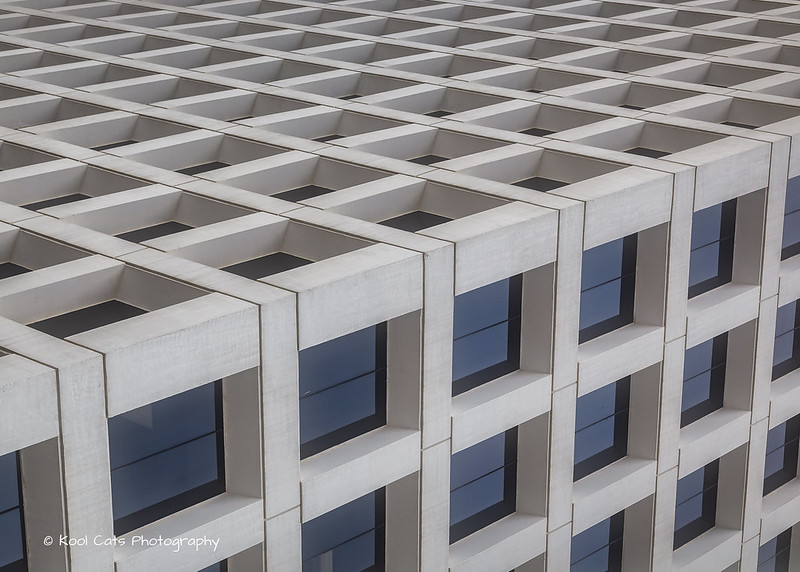
#> input picture images/building-windows.jpg, 800 x 572 px
$ python matplotlib_with_cv2.py
#> lines starting #> are read from the running program, lines starting #| are printed output that depends on the picture; after the words box and inside, x2 and y2 are one past the last pixel; in counts of white or black regions, pixels touching at a corner belong together
import cv2
import numpy as np
import matplotlib.pyplot as plt


# [7 lines of commented-out code are left out]

img = cv2.imread('./images/building-windows.jpg',0)
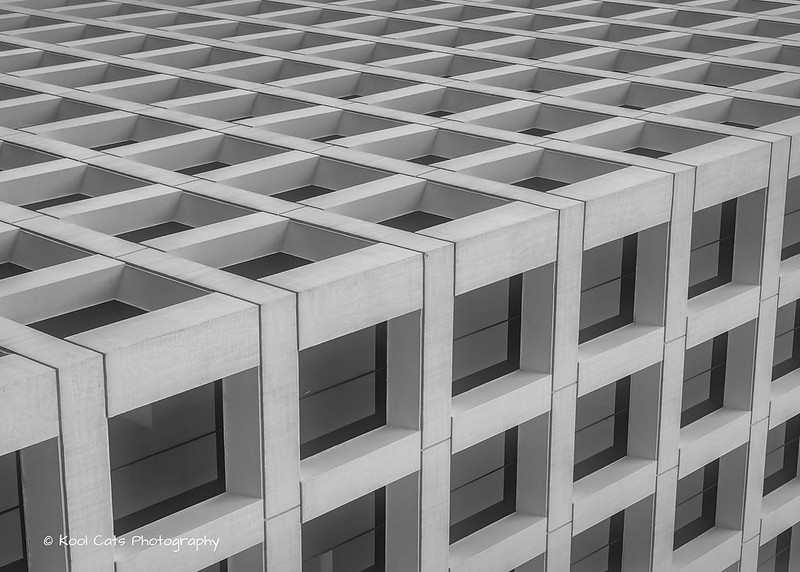
#> img: shape (572, 800); min 4, max 255, mean 139.5

_, th1 = cv2.threshold(img,150,255,cv2.THRESH_BINARY)
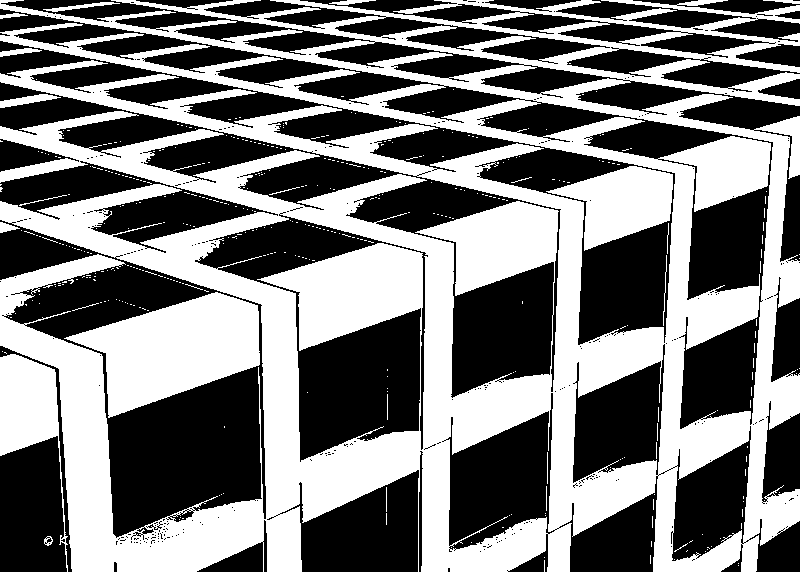
#> th1: shape (572, 800); 47.9% white; 417 white regions (395 under 20 px), largest, box (x1, y1, x2, y2) and area: (0, 0, 800, 572) 191699, (64, 292, 260, 418) 13693, (546, 166, 673, 251) 5935
_, th2 = cv2.threshold(img,150,255,cv2.THRESH_BINARY_INV) # inverse of threshold
_, th3 = cv2.threshold(img,180,255,cv2.THRESH_TRUNC) # if any pixels exceed a certain threshold is set to the maximum value, while pixel values below the threshold remain unchanged
_, th4 = cv2.threshold(img,180,255,cv2.THRESH_TOZERO) # if any pixel below the threshold is converted to Zero
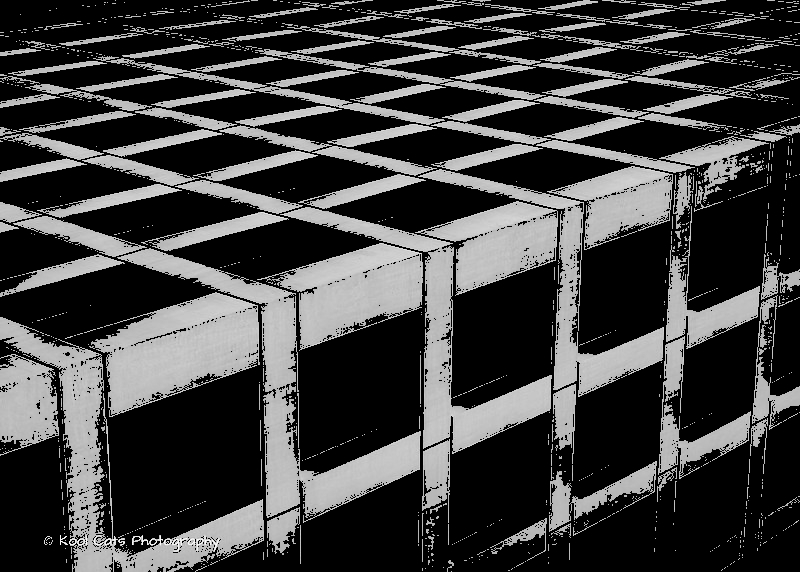
#> th4: shape (572, 800); min 0, max 255, mean 64.3
_, th5 = cv2.threshold(img,180,255,cv2.THRESH_TOZERO_INV) # inverse of Thresh Zero
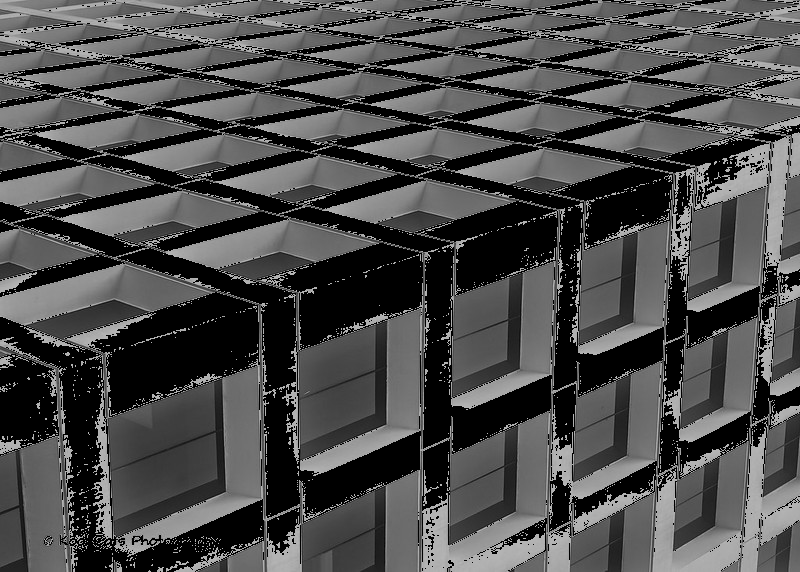
#> th5: shape (572, 800); min 0, max 180, mean 75.2

titles = ['Original Img','Binary','Binary_Inv','Thresh_Trunc','Thresh_ToZero','Thresh_ToZero_Inv']
images = [img,th1,th2,th3,th4,th5]
for i in range(6):
    plt.subplot(2,3,i+1),plt.imshow(images[i],cmap='gray')
    plt.title(titles[i])
    plt.xticks([]),plt.yticks([])
plt.show()
cv2.waitKey(0)
cv2.destroyAllWindows()

$ run again, with images/messi.jpg copied over images/building-windows.jpg
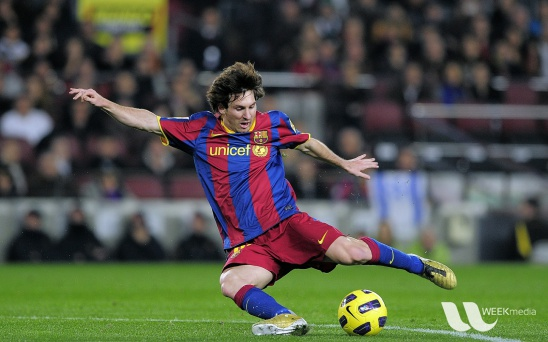
#> input picture images/messi.jpg, 548 x 342 px
#> `_, th1 = cv2.threshold(img,150,255,cv2.THRESH_BINARY)`:
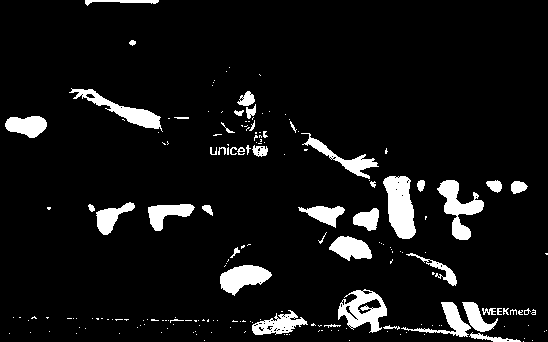
#> th1: shape (342, 548); 7.6% white; 192 white regions (143 under 20 px), largest, box (x1, y1, x2, y2) and area: (383, 176, 416, 239) 1432, (437, 180, 484, 240) 1153, (338, 289, 387, 333) 1125
#> `_, th5 = cv2.threshold(img,180,255,cv2.THRESH_TOZERO_INV)`:
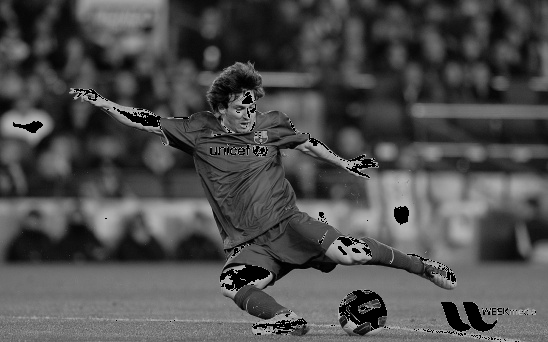
#> th5: shape (342, 548); min 0, max 180, mean 77.8

$ run again, with images/New_Zealand_Boat.jpg copied over images/building-windows.jpg
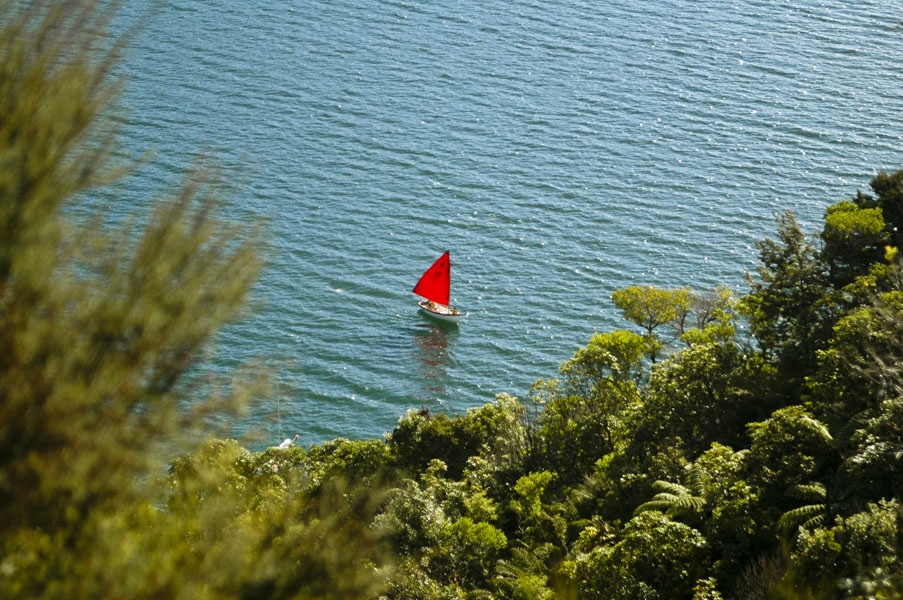
#> input picture images/New_Zealand_Boat.jpg, 903 x 600 px
#> `_, th1 = cv2.threshold(img,150,255,cv2.THRESH_BINARY)`:
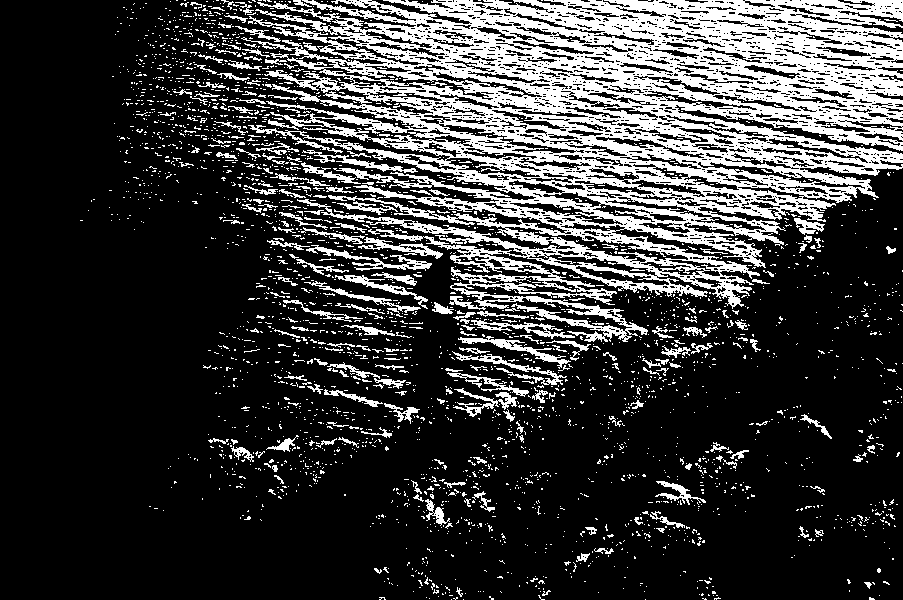
#> th1: shape (600, 903); 22.9% white; 2960 white regions (2743 under 20 px), largest, box (x1, y1, x2, y2) and area: (241, 0, 903, 342) 96457, (306, 245, 432, 271) 725, (458, 336, 571, 369) 677
#> `_, th5 = cv2.threshold(img,180,255,cv2.THRESH_TOZERO_INV)`:
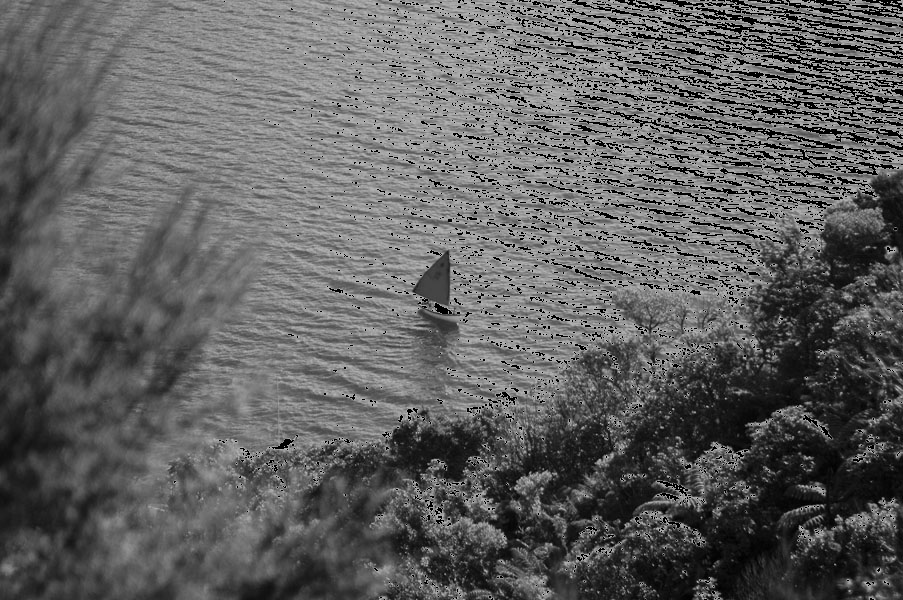
#> th5: shape (600, 903); min 0, max 180, mean 95.8

$ run again, with images/New_Zealand_Lake.jpg copied over images/building-windows.jpg
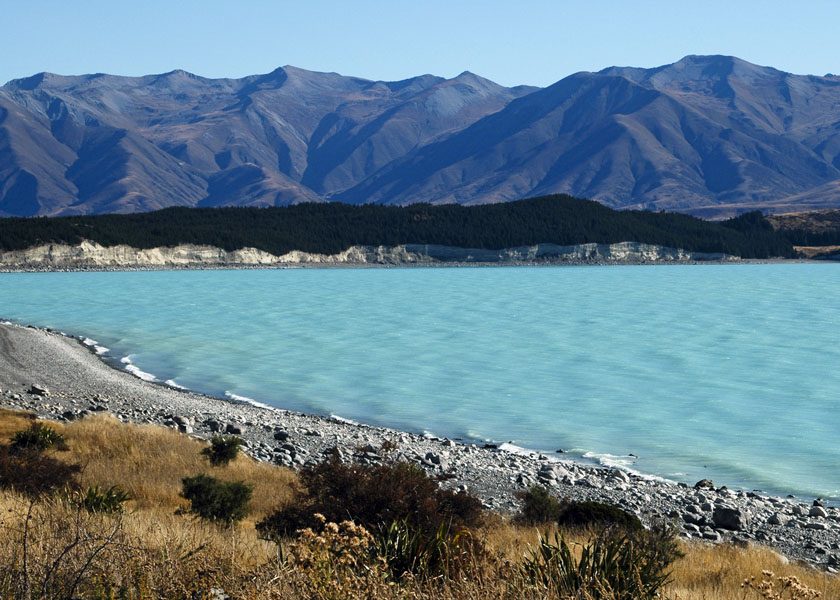
#> input picture images/New_Zealand_Lake.jpg, 840 x 600 px
#> `_, th1 = cv2.threshold(img,150,255,cv2.THRESH_BINARY)`:
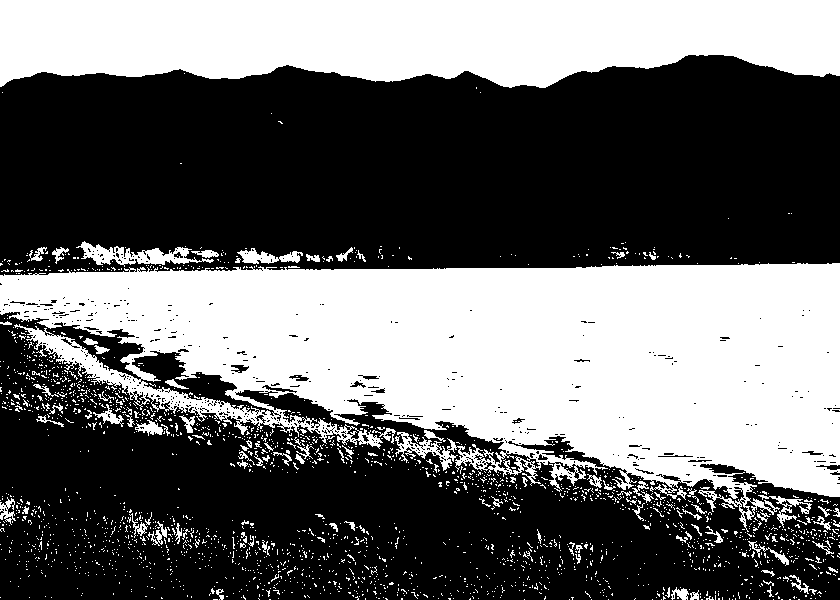
#> th1: shape (600, 840); 41.4% white; 2261 white regions (2153 under 20 px), largest, box (x1, y1, x2, y2) and area: (0, 263, 840, 532) 132848, (0, 0, 840, 88) 61641, (76, 241, 214, 267) 1383
#> `_, th5 = cv2.threshold(img,180,255,cv2.THRESH_TOZERO_INV)`:
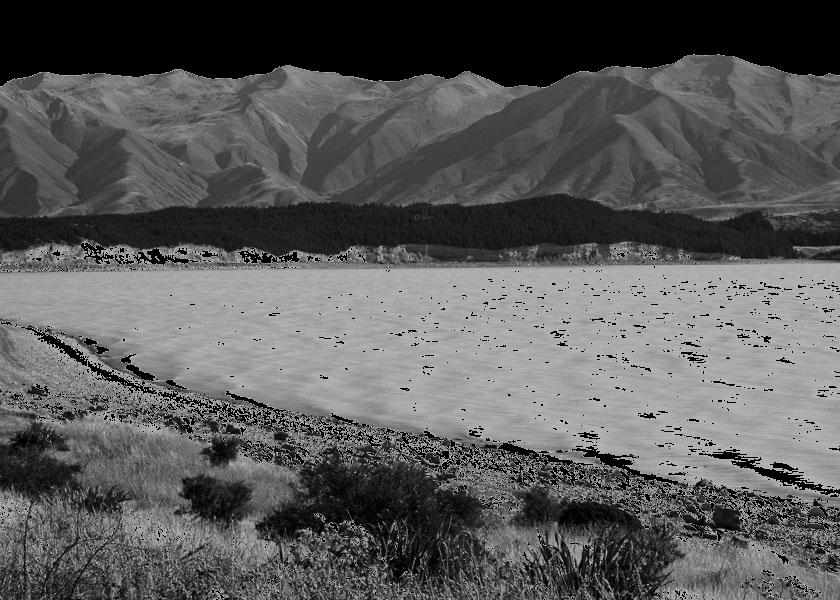
#> th5: shape (600, 840); min 0, max 180, mean 89.8
